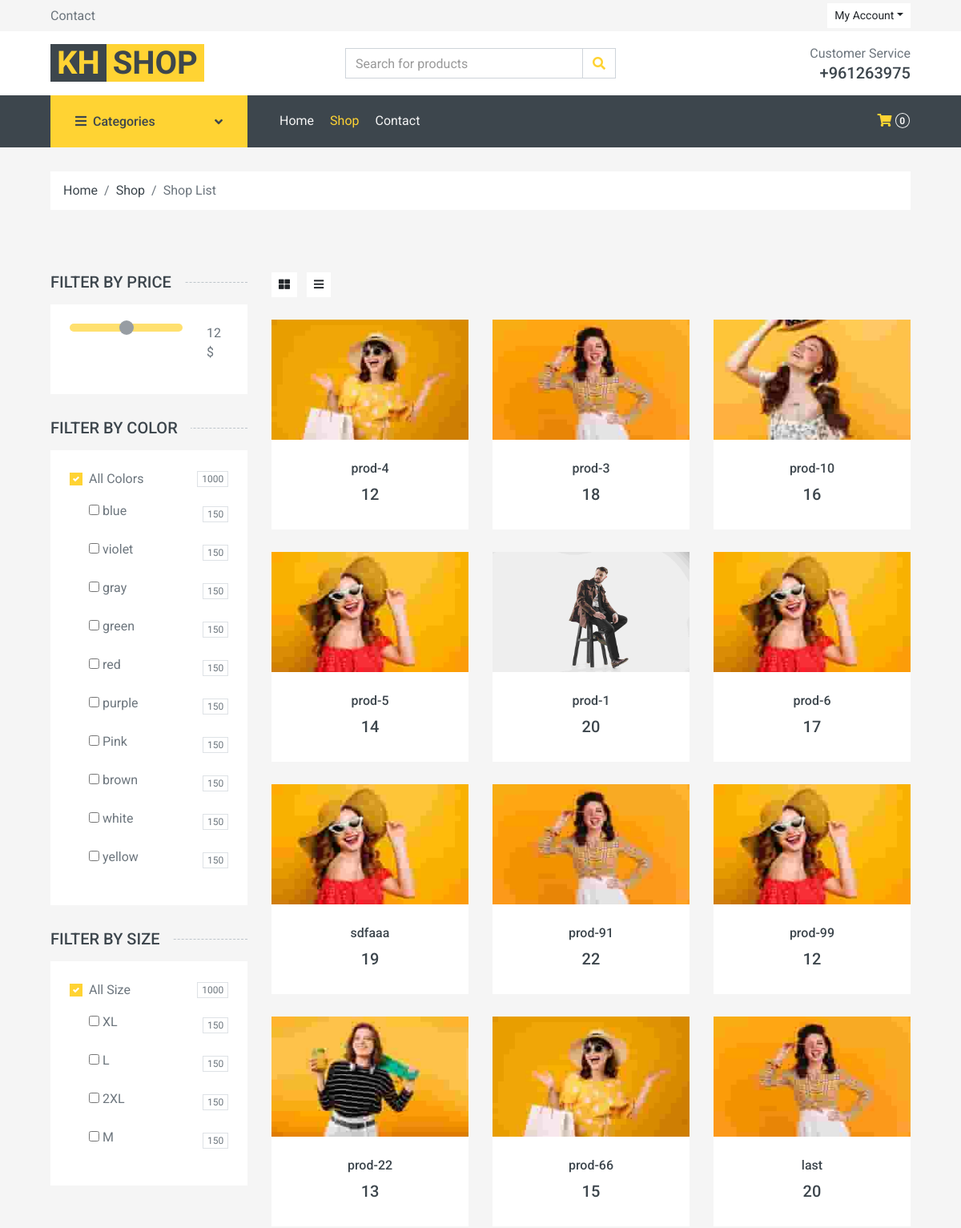
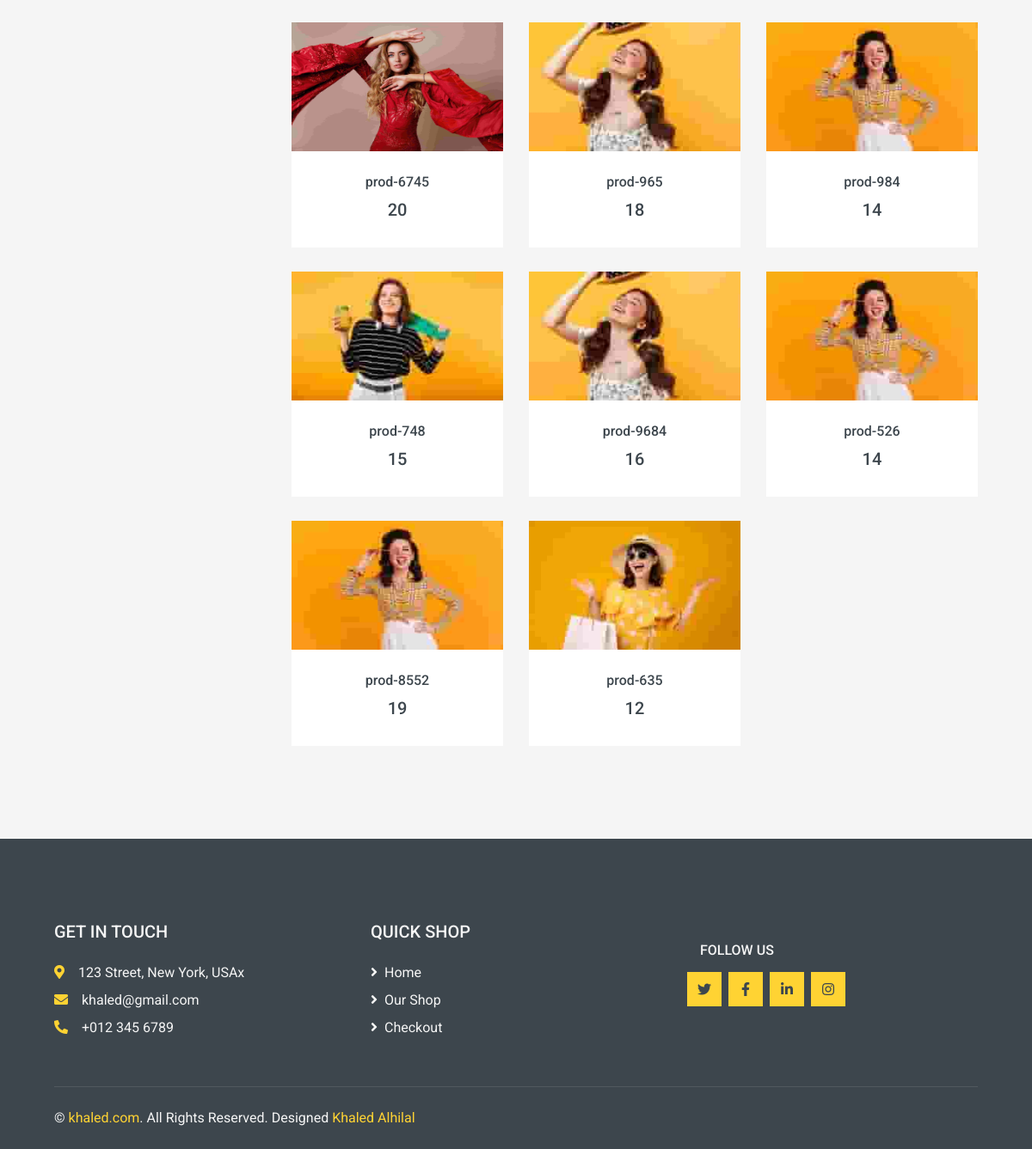
Screenshot of /khShop/shop.php with the database file from the repository (2 pictures, top to bottom).
### tables this page shows
CREATE TABLE `products` (
  `prod_id` int(10) UNSIGNED NOT NULL,
  `prod_name` varchar(255) NOT NULL,
  `cat_id` int(10) UNSIGNED NOT NULL,
  `prod_description` varchar(255) NOT NULL,
  `prod_price` int(11) NOT NULL,
  `size` varchar(255) NOT NULL,
  `color` varchar(255) NOT NULL
);

CREATE TABLE `images` (
  `image_id` int(10) UNSIGNED NOT NULL,
  `image_name` varchar(255) NOT NULL,
  `product_id` int(10) UNSIGNED NOT NULL
);

CREATE TABLE `footer` (
  `footer_id` int(10) UNSIGNED NOT NULL,
  `address` varchar(255) NOT NULL,
  `email` varchar(255) NOT NULL,
  `phone_number` varchar(255) NOT NULL
);

### class/DAL.class.php (called while the page is built, shortened)
<?php
class DAL
{
    public $serverName = "localhost";
    public $userName = "root";
    public $password = "";
    public $dbName = "ecommerce";
    public function getData($sql)
    {
        $conn = new mysqli($this->serverName, $this->userName, $this->password, $this->dbName);
        if ($conn->connect_error) {
            throw new Exception($conn->connect_error);
        } else {
            $result = $conn->query($sql);
            if (!$result) {
                throw new Exception($conn->error);
            } else {
                $result = $conn->query($sql);
                $results = $result->fetch_all(MYSQLI_ASSOC);
                return $results;
            }
        }
    }
}

### class/products.class.php (called while the page is built, shortened)
<?php
require('DAL.class.php');
class products extends DAL
{
    public function getAllFooter()
    {
        $sql = "SELECT *  FROM footer";
        return $this->getData($sql);
    }
    public function getAllCategories()
    {
        $sql = "SELECT  products.prod_id, products.prod_name, products.prod_description, products.size, products.prod_price, categories.category_id, categories.category_name, images.image_id, images.image_name, images.product_id FROM products JOIN categories ON products.cat_id = categories.category_id LEFT JOIN images ON products.prod_id = images.product_id Group By products.prod_id ";
        return $this->getData($sql);
    }
    public function getMaxPrices()
    {
        $sql = "SELECT  max(prod_price) as max_price FROM products";
        return $this->getData($sql);
    }
    public function getMinPrices()
    {
        $sql = "SELECT  MIN(prod_price) as min_price FROM products";
        return $this->getData($sql);
    }
    public function getColors()
    {
        $sql = "SELECT  distinct(color) FROM products";
        return $this->getData($sql);
    }
    public function getSizes()
    {
        $sql = "SELECT distinct(size) FROM products";
        return $this->getData($sql);
    }
    public function cleanString($str)
    {
        return str_replace(' ', '_', $str);
    }
}

### khShop/shop.php (the view, shortened to what this page needs)
<?php require("common/header.php"); ?>
<?php
if (isset($_GET['cat_id'])) {
    $cat_id = $_GET['cat_id'];
    $allProducts = $products->getAllCategoriesById($cat_id);
    $max_price = $products->getMaxPrices();
    $min_price = $products->getMinPrices();
    $allColors = $products->getColors();
    $allSizes = $products->getSizes();
} else {
    $allProducts = $products->getAllCategories();
    $max_price = $products->getMaxPrices();
    $min_price = $products->getMinPrices();
    $allColors = $products->getColors();
    $allSizes = $products->getSizes();
}
?>
<body>
    <?php require("common/navbar.php"); ?>
    <div class="container-fluid">
        <div class="row px-xl-5">
            <div class="col-12">
                <nav class="breadcrumb bg-light mb-30">
                    <a class="breadcrumb-item text-dark" href="index.php">Home</a>
                    <a class="breadcrumb-item text-dark" href="shop.php">Shop</a>
                    <span class="breadcrumb-item active">Shop List</span>
                </nav>
            </div>
        </div>
    </div>
    <div class="container-fluid">
        <form method="post" id="search_form">
            <div class="row px-xl-5">
                <div class="col-lg-3 col-md-4">
                    <h5 class="section-title position-relative text-uppercase mb-3"><span class="bg-secondary pr-3">Filter by price</span></h5>
                    <div class="bg-light p-4 mb-30">
                        <form class="range-form">
                            <div class="form-group row">
                                <div class="col-md-9">
                                    <input type="range" min="<?php echo $min_price[0]['min_price'] ?>" max="<?php echo $max_price[0]['max_price'] ?>" value="<?php echo ($min_price[0]['min_price'] + $max_price[0]['max_price']) / 2; ?>" class="form-control-range range-slider" id="myRange" oninput="updatePrice(this.value)">
                                </div>
                                <div class="col-md-3">
                                    <span id="demo"><?php echo $min_price[0]['min_price']; ?></span> $
                                </div>
                            </div>
                        </form>
                    </div>
                    <h5 class="section-title position-relative text-uppercase mb-3"><span class="bg-secondary pr-3">Filter by color</span></h5>
                    <div class="bg-light p-4 mb-30">
                        <div class="custom-control custom-checkbox d-flex align-items-center justify-content-between mb-3">
                            <label class="custom-control-label" for="size-all">All Colors</label>
                            <span class="badge border font-weight-normal">1000</span>
                        </div>
                        <?php foreach ($allColors as $k => $color) { ?>
                            <div class="custom-control custom-checkbox d-flex align-items-center justify-content-between mb-3">
                                <label>
                                    <input type="checkbox" class="product_check" id="colors" value="<?php echo $products->cleanString(strtoupper($color['color'])) ?>"> <?php echo $color['color'] ?></label>
                                <span class="badge border font-weight-normal">150</span>
                            </div>
                        <?php } ?>
                    </div>
                    <h5 class="section-title position-relative text-uppercase mb-3"><span class="bg-secondary pr-3">Filter by size</span></h5>
                    <div class="bg-light p-4 mb-30">
                        <div class="custom-control custom-checkbox d-flex align-items-center justify-content-between mb-3">
                            <label class="custom-control-label" for="size-all">All Size</label>
                            <span class="badge border font-weight-normal">1000</span>
                        </div>
                        <?php foreach ($allSizes as $k => $size) { ?>
                            <div class="custom-control custom-checkbox d-flex align-items-center justify-content-between mb-3">
                                <label>
                                    <input type="checkbox" class="product_check" id="sizes" value="<?php echo $products->cleanString(strtoupper($size['size'])) ?>"> <?php echo $size['size'] ?></label>
                                <span class="badge border font-weight-normal">150</span>
                            </div>
                        <?php } ?>
                    </div>
                </div>
                <div class="col-lg-9 col-md-8">
                    <div class="row pb-3">
                        <div class="col-12 pb-1">
                            <div class="d-flex align-items-center justify-content-between mb-4">
                                <div>
                                    <button class="btn btn-sm btn-light"><i class="fa fa-th-large"></i></button>
                                    <button class="btn btn-sm btn-light ml-2"><i class="fa fa-bars"></i></button>
                                </div>
                            </div>
                        </div>
                        <div class="col-lg-12 col-md-8">
                            <div class="row pb-3" id="result">
                                <?php
                                if (empty($allProducts)) {
                                    echo '<div class="col-12 text-center">';
                                    echo "<h2 class='ms-4'>No Products for this category</h2>";
                                    echo '</div>';
                                } else {
                                    foreach ($allProducts as $k => $prod) { ?>
                                        <div class="col-lg-4 col-md-4 col-sm-6 pb-1">
                                            <div class="product-item bg-light mb-4">
                                                <div class="product-img position-relative overflow-hidden">
                                                    <div>
                                                        <a href="detail.php?productId=<?php echo $prod['prod_id']; ?>">
                                                            <img class="img-fluid " src="../assets/img/products/<?php echo $prod['image_name']; ?>" alt="<?php echo $prod['prod_name']; ?>" style="width:100% !important; height:150px !important;">
                                                        </a>
                                                    </div>
                                                </div>
                                                <div class="text-center py-4">
                                                    <a class="h6 text-decoration-none text-truncate" href="details.php?productId=<?php echo $prod['prod_id']; ?>">
                                                        <?php echo $prod['prod_name']; ?>
                                                    </a>
                                                    <div class="d-flex align-items-center justify-content-center mt-2">
                                                        <h5><?php echo $prod['prod_price']; ?></h5>
                                                    </div>
                                                </div>
                                            </div>
                                        </div>
                                <?php }
                                } ?>
                            </div>
                        </div>
                    </div>
                </div>
            </div>
        </form>
    </div>
    <?php require('common/footer.php'); ?>
</body>
</html>

### khShop/common/footer.php (shortened to what this page needs)
<?php $footer = $products->getAllFooter();
  ?>
<div class="container-fluid bg-dark text-secondary mt-5 pt-5">
    <div class="row px-xl-5 pt-5">
        <div class="col-lg-4 col-md-12 mb-5 pr-3 pr-xl-5">
            <h5 class="text-secondary text-uppercase mb-4">Get In Touch</h5>
            <p class="mb-2"><i class="fa fa-map-marker-alt text-primary mr-3"></i><?php echo $footer[0]['address'] ?></p>
            <p class="mb-2"><i class="fa fa-envelope text-primary mr-3"></i><?php echo $footer[0]['email'] ?></p>
            <p class="mb-0"><i class="fa fa-phone-alt text-primary mr-3"></i><?php echo $footer[0]['phone_number'] ?></p>
        </div>
        <div class="col-lg-8 col-md-12">
            <div class="row">
                <div class="col-lg col-md-4 mb-5">
                    <h5 class="text-secondary text-uppercase mb-4">Quick Shop</h5>
                    <div class="d-flex flex-column justify-content-start">
                        <a class="text-secondary mb-2" href="index.php"><i class="fa fa-angle-right mr-2"></i>Home</a>
                        <a class="text-secondary mb-2" href="shop.php"><i class="fa fa-angle-right mr-2"></i>Our Shop</a>
                        <a class="text-secondary mb-2" href="checkout.php"><i class="fa fa-angle-right mr-2"></i>Checkout</a>
                    </div>
                </div>
                <div class="col-lg col-md-4 mb-5 ">
                    <h6 class="col-lg text-end text-secondary text-uppercase mt-4 mb-3">Follow Us</h6>
                    <div class="d-flex align-items-right">
                        <a class="btn btn-primary btn-square mr-2 text-right" href="#"><i class="fab fa-twitter"></i></a>
                        <a class="btn btn-primary btn-square mr-2 text-right" href="#"><i class="fab fa-facebook-f"></i></a>
                        <a class="btn btn-primary btn-square mr-2 text-right" href="#"><i class="fab fa-linkedin-in"></i></a>
                        <a class="btn btn-primary btn-square text-right" href="#"><i class="fab fa-instagram"></i></a>
                    </div>
                </div>
            </div>
        </div>
    </div>
    <div class="row border-top mx-xl-5 py-4" style="border-color: rgba(256, 256, 256, .1) !important;">
        <div class="col-md-6 px-xl-0">
            <p class="mb-md-0 text-center text-md-left text-secondary">
                &copy; <a class="text-primary" href="#">khaled.com</a>. All Rights Reserved. Designed
                <span class="text-primary">Khaled Alhilal</span>
            </p>
        </div>
    </div>
</div>

### rows the page displays
products: images.image_name (picture), prod_name "prod-4", prod_price "12"
products: images.image_name (picture), prod_name "prod-3", prod_price "18"
products: images.image_name (picture), prod_name "prod-10", prod_price "16"
products: images.image_name (picture), prod_name "prod-5", prod_price "14"
products: images.image_name (picture), prod_name "prod-1", prod_price "20"
products: images.image_name (picture), prod_name "prod-6", prod_price "17"
products: images.image_name (picture), prod_name "sdfaaa", prod_price "19"
products: images.image_name (picture), prod_name "prod-91", prod_price "22"
products: images.image_name (picture), prod_name "prod-99", prod_price "12"
products: images.image_name (picture), prod_name "prod-22", prod_price "13"
products: images.image_name (picture), prod_name "prod-66", prod_price "15"
products: images.image_name (picture), prod_name "last", prod_price "20"
products: images.image_name (picture), prod_name "prod-6745", prod_price "20"
products: images.image_name (picture), prod_name "prod-965", prod_price "18"
products: images.image_name (picture), prod_name "prod-984", prod_price "14"
products: images.image_name (picture), prod_name "prod-748", prod_price "15"
products: images.image_name (picture), prod_name "prod-9684", prod_price "16"
products: images.image_name (picture), prod_name "prod-526", prod_price "14"
products: images.image_name (picture), prod_name "prod-8552", prod_price "19"
products: images.image_name (picture), prod_name "prod-635", prod_price "12"
footer: address "123 Street, New York, USAx", email "khaled@gmail.com", phone_number "+012 345 6789"

### other values shown
$min_price[0]['min_price'] "12"
$color['color'] "blue"
$color['color'] "violet"
$color['color'] "gray"
$color['color'] "green"
$color['color'] "red"
$color['color'] "purple"
$color['color'] "Pink"
$color['color'] "brown"
$color['color'] "white"
$color['color'] "yellow"
$size['size'] "XL"
$size['size'] "L"
$size['size'] "2XL"
$size['size'] "M"
